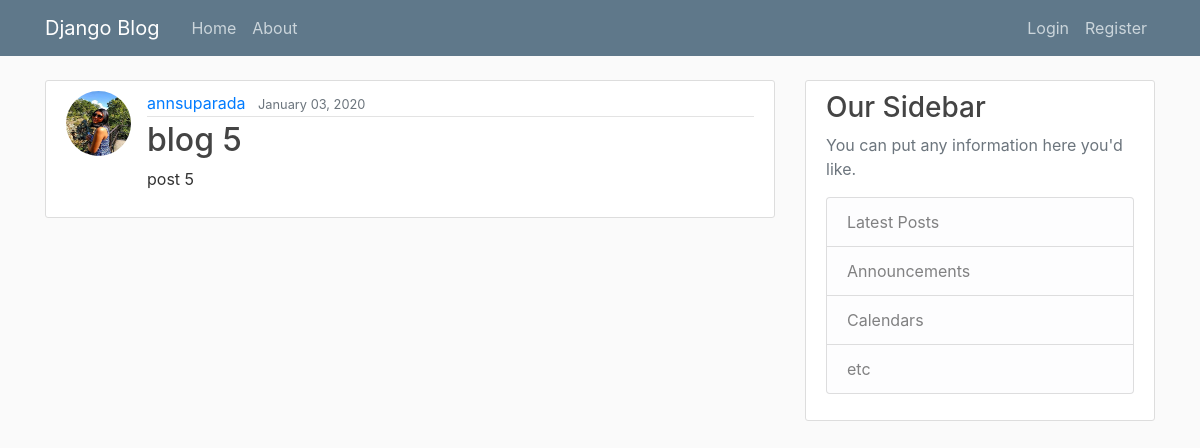
The page /post/5 on the database its author committed.
### blog/models.py (models this page shows, shortened)
class Post(models.Model):
    title = models.CharField(max_length=100)
    content = models.TextField()
    date_post = models.DateTimeField(default=timezone.now)
    author = models.ForeignKey(User, on_delete=models.CASCADE) #if the user got deleted, post got delete as well

### users/models.py (models this page shows, shortened)
class Profile(models.Model): #inherat from User models
    user = models.OneToOneField(User, on_delete=models.CASCADE) #if user get deleted, profile got deleted too
    image = models.ImageField(default='default.jpg', upload_to='profile_pics') #upload to img directory

### blog/views.py (the view)
# urls.py: path('post/<int:pk>', PostDetailView.as_view(), name='post-detail'), #<pk> is primary key
class PostDetailView(DetailView):
    model = Post

### blog/templates/blog/post_detail.html
{% extends "blog/base.html" %}
{% block content %}
    <article class="media content-section">
      <img class="rounded-circle article-img" src="{{ object.author.profile.image.url }}">
        <div class="media-body">
          <div class="article-metadata">
            <a class="mr-2" href="#">{{ object.author }}</a>
            <small class="text-muted">{{ object.date_post | date:"F d, Y" }}</small>
          </div>
          <h2 class="article-title">{{ object.title }}</h2>
          <p class="article-content">{{ object.content }}</p>
        </div>
    </article>
{% endblock content %}

### blog/static/blog/main.css (style rules this page uses)
body { background: #fafafa; color: #333333; margin-top: 5rem; }
h1, h2, h3, h4, h5, h6 { color: #444444; }
.content-section { background: #ffffff; padding: 10px 20px; border: 1px solid #dddddd; border-radius: 3px; margin-bottom: 20px; }
.article-title { color: #444444; }
.article-content { white-space: pre-line; }
.article-img { height: 65px; width: 65px; margin-right: 16px; }
.article-metadata { padding-bottom: 1px; margin-bottom: 4px; border-bottom: 1px solid #e3e3e3 }

### rows shown on the page
Post: author.profile.image (picture), author "annsuparada", date_post "January 03, 2020", title "blog 5", content "post 5"
